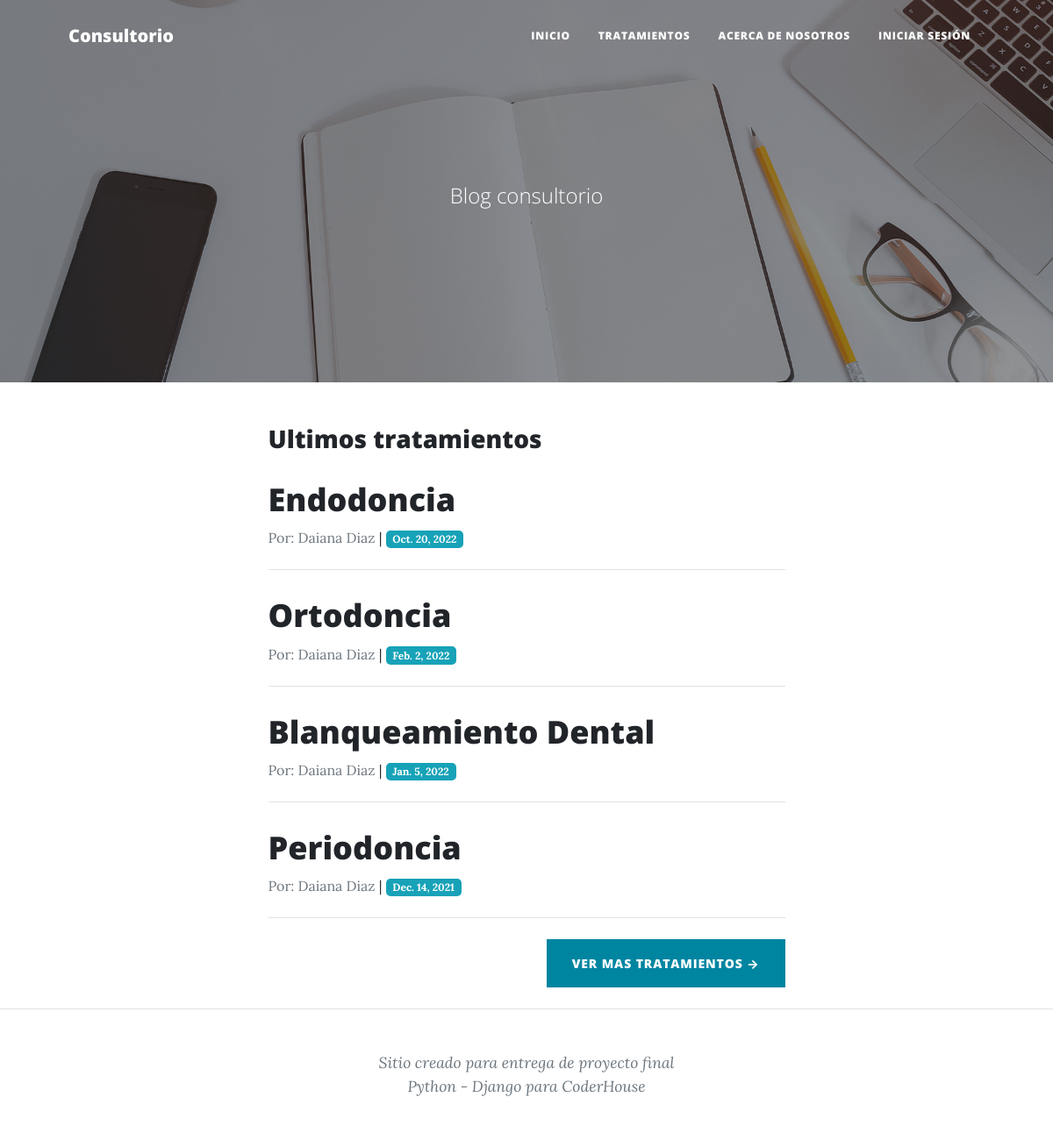
The page / on the database its author committed.
### paginas/models.py (models this page shows)
class TratamientoOdontologico(models.Model):
    tratamiento = models.CharField(max_length=40)
    contenido = models.CharField(max_length=400)
    autor = models.CharField(max_length=40)
    fecha = models.DateField()

### paginas/views.py (the view)
# urls.py: path('', index, name="Inicio"),
def index(request):
    tratamientos = TratamientoOdontologico.objects.all().order_by('-fecha')[:5]
    return render(request, 'paginas/inicio.html', {"tratamientos": tratamientos})

### paginas/templates/paginas/inicio.html (shortened to what this page needs)
{% extends "paginas/padre.html" %}
{% load static %}
{% block subtitulo %}
    Blog consultorio
{% endblock %}
{% block contenido %}
    <h3>Ultimos tratamientos</h3>
    {% if not tratamientos %}
        Sitio sin información momentánea
    {% else %}
        {% for tratamiento in tratamientos %}
            <div class="post-preview">
                <a href="{% url 'detalleTratamientos' tratamiento.id %}">
                    <h2 class="post-title">{{tratamiento.tratamiento}}</h2>
                </a>
                <div style="font-size:1rem;"><span class="text-secondary">Por: {{ tratamiento.autor}}</span> | <span class="badge">{{ tratamiento.fecha }}</span></div>
            </div>
            <hr class="my-4" />
        {% endfor %}
        <div class="d-flex justify-content-end mb-4"><a class="btn btn-primary text-uppercase" href="{% url 'listaTratamientos' %}">Ver mas tratamientos →</a></div>
    {% endif %}
{% endblock %}

### paginas/templates/paginas/padre.html (shortened to what this page needs)
<!DOCTYPE html>
<html lang="en">
    <head>
        {% load static %}
        <link href="{% static 'paginas/css/styles.css' %}" rel="stylesheet" />
    </head>
    <body>
        <nav class="navbar navbar-expand-lg navbar-light" id="mainNav">
            <div class="container px-4 px-lg-5">
                <a class="navbar-brand" href="index.html">Consultorio</a>
                <div class="collapse navbar-collapse" id="navbarResponsive">
                    <ul class="navbar-nav ms-auto py-4 py-lg-0">
                        <li class="nav-item"><a class="nav-link px-lg-3 py-3 py-lg-4" href="{% url 'Inicio' %}">Inicio</a></li>
                        <li class="nav-item"><a class="nav-link px-lg-3 py-3 py-lg-4" href="{% url 'listaTratamientos' %}">Tratamientos</a></li>
                        <li class="nav-item"><a class="nav-link px-lg-3 py-3 py-lg-4" href="{% url 'About' %}">Acerca de nosotros</a></li>
                        {% if user.is_authenticated %}
                            <li class="nav-item"><a class="nav-link px-lg-3 py-3 py-lg-4" href="{% url 'Messages' %}">Ver Mensajes</a></li>
                            <li class="nav-item"><a class="nav-link px-lg-3 py-3 py-lg-4" href="{% url 'EditarPerfil' %}">Editar Perfil</a></li>
                            <li class="nav-item"><a class="nav-link px-lg-3 py-3 py-lg-4" href="{% url 'Logout' %}">Cerrar sesión</a></li>
                            <li class="nav-item"><span class="badge" style="margin-top:19px;">Bienvenido {{user.username}}</span></li>
                        {% else %}
                            <li class="nav-item"><a class="nav-link px-lg-3 py-3 py-lg-4" href="{% url 'Login' %}">Iniciar sesión</a></li>
                        {% endif %}
                    </ul>
                </div>
            </div>
        </nav>
        <header class="masthead">
            <div class="container position-relative px-4 px-lg-5">
                <div class="row gx-4 gx-lg-5 justify-content-center">
                    <div class="col-md-30 col-lg-30 col-xl-30">
                        <div class="site-heading">
                            <span class="subheading">{% block subtitulo %} {% endblock %}</span>
                        </div>
                    </div>
                </div>
            </div>
        </header>
        <div class="container px-4 px-lg-5">
            <div class="row gx-4 gx-lg-5 justify-content-center">
                <div class="col-md-10 col-lg-8 col-xl-7">
                    {% block contenido %}
                    {% endblock %}
                </div>
            </div>
        </div>
        <footer class="border-top">
            <div class="container px-4 px-lg-5">
                <div class="row gx-4 gx-lg-5 justify-content-center">
                    <div class="col-md-10 col-lg-8 col-xl-7">
                        <div class="small text-center text-muted fst-italic">Sitio creado para entrega de proyecto final <br>Python - Django para CoderHouse</div>
                    </div>
                </div>
            </div>
        </footer>
    </body>
</html>

### rows shown on the page
TratamientoOdontologico: tratamiento "Endodoncia", autor "Daiana Diaz", fecha "Oct. 20, 2022"
TratamientoOdontologico: tratamiento "Ortodoncia", autor "Daiana Diaz", fecha "Feb. 2, 2022"
TratamientoOdontologico: tratamiento "Blanqueamiento Dental", autor "Daiana Diaz", fecha "Jan. 5, 2022"
TratamientoOdontologico: tratamiento "Periodoncia", autor "Daiana Diaz", fecha "Dec. 14, 2021"
